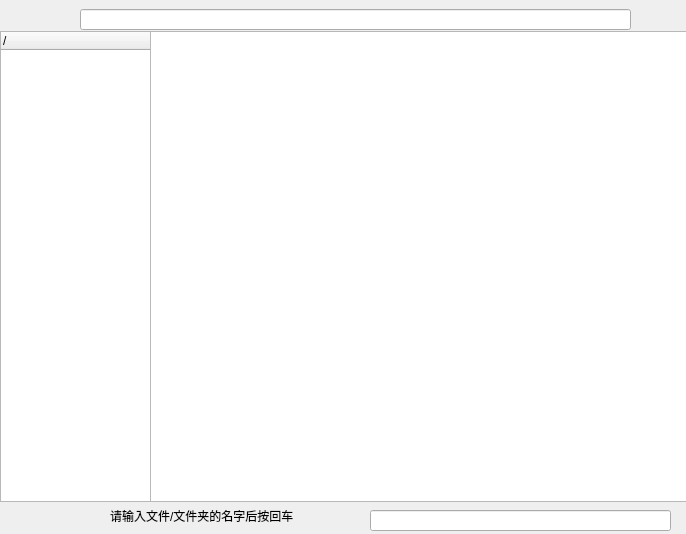
<?xml version="1.0" encoding="UTF-8"?>
<ui version="4.0">
 <class>file_Dialog</class>
 <widget class="QDialog" name="file_Dialog">
  <property name="geometry">
   <rect>
    <x>0</x>
    <y>0</y>
    <width>686</width>
    <height>534</height>
   </rect>
  </property>
  <property name="minimumSize">
   <size>
    <width>686</width>
    <height>534</height>
   </size>
  </property>
  <property name="maximumSize">
   <size>
    <width>686</width>
    <height>534</height>
   </size>
  </property>
  <property name="windowTitle">
   <string>Dialog</string>
  </property>
  <widget class="QTreeWidget" name="treeWidget">
   <property name="geometry">
    <rect>
     <x>0</x>
     <y>31</y>
     <width>151</width>
     <height>471</height>
    </rect>
   </property>
   <column>
    <property name="text">
     <string>/</string>
    </property>
   </column>
  </widget>
  <widget class="QTableWidget" name="tableWidget">
   <property name="geometry">
    <rect>
     <x>150</x>
     <y>31</y>
     <width>541</width>
     <height>471</height>
    </rect>
   </property>
  </widget>
  <widget class="QPushButton" name="back">
   <property name="geometry">
    <rect>
     <x>0</x>
     <y>10</y>
     <width>75</width>
     <height>21</height>
    </rect>
   </property>
   <property name="minimumSize">
    <size>
     <width>75</width>
     <height>21</height>
    </size>
   </property>
   <property name="text">
    <string/>
   </property>
   <property name="flat">
    <bool>true</bool>
   </property>
  </widget>
  <widget class="QLineEdit" name="cur_address">
   <property name="geometry">
    <rect>
     <x>80</x>
     <y>9</y>
     <width>551</width>
     <height>21</height>
    </rect>
   </property>
  </widget>
  <widget class="QPushButton" name="go">
   <property name="geometry">
    <rect>
     <x>640</x>
     <y>10</y>
     <width>41</width>
     <height>21</height>
    </rect>
   </property>
   <property name="minimumSize">
    <size>
     <width>41</width>
     <height>21</height>
    </size>
   </property>
   <property name="text">
    <string/>
   </property>
   <property name="autoDefault">
    <bool>false</bool>
   </property>
   <property name="flat">
    <bool>true</bool>
   </property>
  </widget>
  <widget class="QLineEdit" name="filename">
   <property name="geometry">
    <rect>
     <x>370</x>
     <y>510</y>
     <width>301</width>
     <height>21</height>
    </rect>
   </property>
  </widget>
  <widget class="QLabel" name="label">
   <property name="geometry">
    <rect>
     <x>110</x>
     <y>500</y>
     <width>251</width>
     <height>31</height>
    </rect>
   </property>
   <property name="styleSheet">
    <string notr="true">font: 12pt &quot;华文琥珀&quot;;</string>
   </property>
   <property name="text">
    <string>请输入文件/文件夹的名字后按回车</string>
   </property>
  </widget>
 </widget>
 <resources/>
 <connections/>
</ui>
